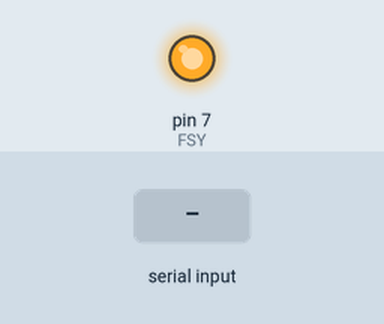
The sketch below on a simulated Arduino Uno, built with avr-gcc and run on an emulated ATmega328P. On the bench: output pins drawn as LEDs (lit = HIGH). The inputs (shaded band) are chosen by the test bench. Pins used as bus, display or sensor lines are not drawn; what the sketch prints to the serial monitor is not drawn.

Above: at 1.2 s.
1.3 s: "s90\n" received over Serial
2.9 s: "t90\n" received over Serial
4.5 s: "r90\n" received over Serial
Timing chart, 0 to 7.5 s (numbered marks = the images above; inputs shaded):
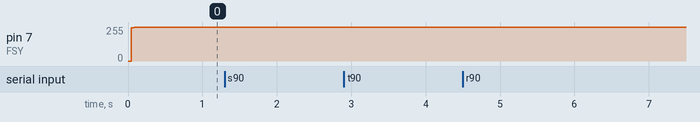

The sketch:

AD9833.ino
```cpp
#define CS  6 //MCP41010 CS PIN
#define FSY 7 //AD9833 FSYNC PIN
#define DAT 8 //AD9833 MCP41010 SDATA PIN
#define CLK 9 //AD9833 MCP41010 SCLK PIN

#define MCLK 25000000.0 //AD9833 25MHz master clock

/////////////MCP41010
//Data is clocked into the SI pin on the rising edge of the clock.
//Control Register Bits
#define SHUTDOWN 0x2000 //Shutdown
#define WRITE_DATA 0x1000 //Write Data
#define P0 0x100 //Potentiometer 0 selected.
/////////////MCP41010

/////////////AD9833
//Data is clocked into the AD9833 on each falling edge of SCLK..
//Control Register Bits
#define B28         0x2000 // Two write operations are required to load a complete word into either of the frequency registers
#define HLB         0x1000 // This control bit allows the user to continuously load the MSBs or LSBs of a frequency register while ignoring the remaining 14 bits.
#define FSELECT     0x800  // The FSELECT bit defines whether the FREQ0 register or the FREQ1 register is used in the phase accumulator
#define PSELECT     0x400  // The PSELECT bit defines whether the PHASE0 register or the PHASE1 register data is added to the output of the phase accumulator.
#define RESET       0x100  // resets internal registers to 0
#define EXIT_RESET  0x0    // disable reset
#define SLEEP1      0x80   // MCLK clock is disabled
#define SLEEP12     0x40   // powers down the on-chip DAC
#define OPBITEN     0x20   // the MSB (or MSB/2) of the DAC data is connected to the VOUT pin
#define DIV2        0x8    // used in association with OPBITEN. the MSB of the DAC data is passed directly to the VOUT pin
#define MODE        0x2    // used in association with OPBITEN. triangle output, otherwise sinus

#define SINUS       B28
#define TRIANGLE    (B28 | MODE)
#define SQUARE      (B28 | OPBITEN | DIV2)

//Frequency Register Bits
#define FREQ_REG_0 0x4000 //writing to FREQ0 register
#define FREQ_REG_1 0x8000 //writing to FREQ1 register

//Phase Register Bits
#define PHASE_REG_0 0xC000 //writing to PHASE0 register
#define PHASE_REG_1 0xE000 //writing to PHASE1 register
/////////////AD9833

unsigned long freq = 400;
uint16_t form = SINUS;

void setup()
{
  pinMode(CS, OUTPUT);
  pinMode(FSY, OUTPUT);
  pinMode(DAT, OUTPUT);
  pinMode(CLK, OUTPUT);
  digitalWrite(FSY, 1);
  digitalWrite(CS, 1);
  digitalWrite(DAT, 0);
  digitalWrite(CLK, 1);

  Serial.begin(115200);
  Serial.setTimeout(100);//faster reaction, default 1000

  init_AD9833();

  Serial.println(" type s1..s5000000 for sinus 1..5000000 Hz");
  Serial.println(" type t1..t5000000 for triangle 1..5000000 Hz");
  Serial.println(" type r1..s5000000 for square 1..5000000 Hz");
  Serial.println(" type p0..p255 for potentiometer");
}

void loop()
{
  uint8_t ser, len;
  static char buf[10];

  if (Serial.available() > 0)
  {
    ser = Serial.read();
    memset(buf, '\0', sizeof(buf));
    len = Serial.readBytes(buf,12);
    switch (ser)
    {
      case 's': //sinus
      {
        if((len>0) && (len<11))
        {
          freq = strtoul(buf, NULL, 10);
          if((freq >= 0.0) && (freq < 5000000))
          {
            form = SINUS;
            update_form();
            update_freq();
            Serial.print("Sinus ");
            Serial.println(freq);
          }
        }
      }
      break;
      case 't': //triangle
      {
        if((len>0) && (len<11))
        {
          freq = strtoul(buf, NULL, 10);
          if((freq >= 0.0) && (freq <= 5000000))
          {
            form = TRIANGLE;
            update_form();
            update_freq();
            Serial.print("Triangle ");
            Serial.println(freq);
          }
        }
      }
      break;
      case 'r': //rectangle
      {
        if((len>0) && (len<11))
        {
          freq = strtoul(buf, NULL, 10);
          if((freq >= 0.0) && (freq <= 5000000))
          {
            form=SQUARE;
            update_form();
            update_freq();
            Serial.print("Rectangle ");
            Serial.println(freq);
          }
        }
      }
      break;
      case 'p': //potentiometer
      {
        if((len>0) && (len<4))
        {
          uint8_t pot_value = atoi (buf);
          write_word(WRITE_DATA | P0 | pot_value, DAT, CLK, CS);//update MCP41010
          Serial.print("Potentiometer ");
          Serial.println(pot_value);
        }
      }
    }
  }
}

void write_word(uint16_t data, uint8_t sda, uint8_t sclk, uint8_t cs)
{
  digitalWrite(cs, 0);
  for (int i = 15; i >= 0; i--)
  {
    digitalWrite(sda, bitRead(data, i));
    digitalWrite(sclk, 0);
    digitalWrite(sclk, 1);
  }
  digitalWrite(cs, 1);
}

void update_form()
{
  write_word(B28 | form, DAT, CLK, FSY);
}

void update_freq()
{
  long freq_reg = (freq * 268435456.0) / MCLK; //2^28 = 268435456
  uint16_t freq_MSB = (uint16_t)((freq_reg) >> 14);//frequency registers are 28 bits wide, get 14 MSB
  uint16_t freq_LSB = (uint16_t)(freq_reg & 0x3FFF);//get 14 LSB; 3FFF = 0011 1111 1111 1111
  write_word(freq_LSB | FREQ_REG_0, DAT, CLK, FSY);
  write_word(freq_MSB | FREQ_REG_0, DAT, CLK, FSY);
}

void init_AD9833()
{
  write_word(B28 | RESET | form, DAT, CLK, FSY);
  update_freq();
  write_word(PHASE_REG_0, DAT, CLK, FSY);
  write_word(B28 | EXIT_RESET, DAT, CLK, FSY);
}
```
